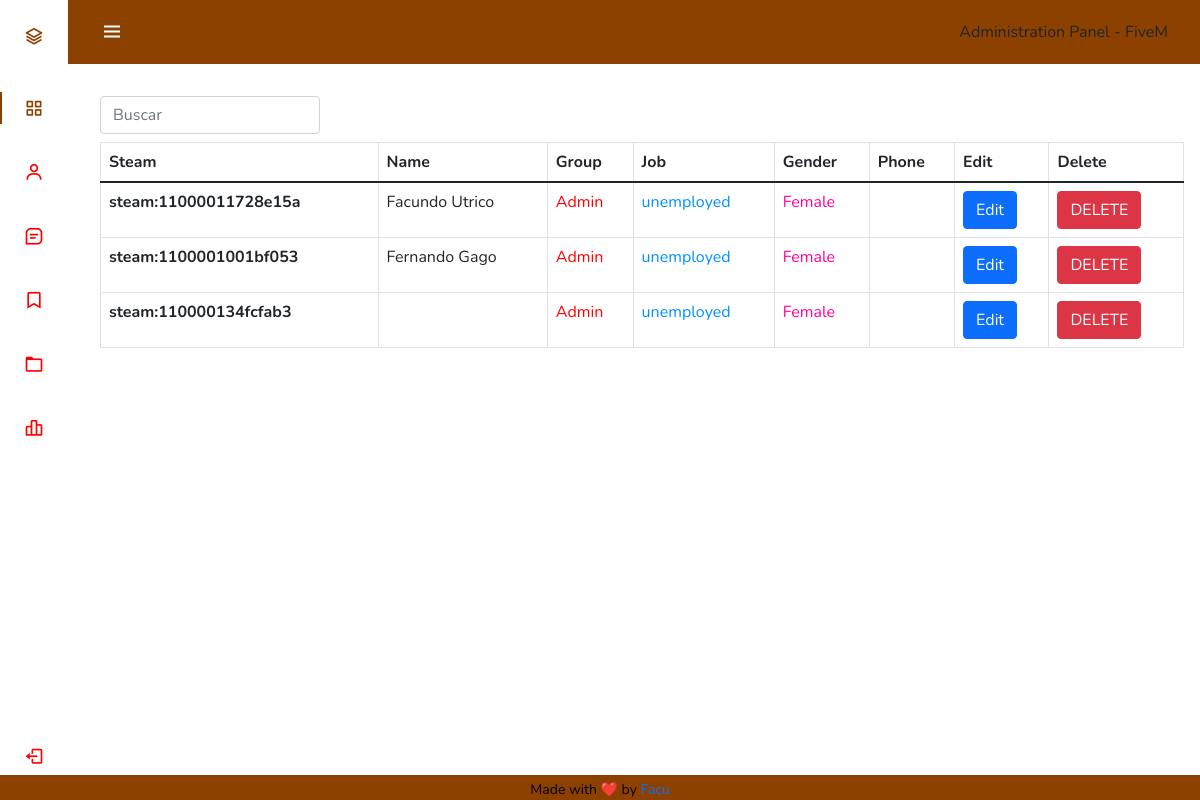
Page /players.php (signed in) on the committed database.
### tables this page shows
CREATE TABLE `users` (
  `identifier` varchar(50) DEFAULT NULL,
  `money` int(11) DEFAULT NULL,
  `license` varchar(50) DEFAULT NULL,
  `name` varchar(50) DEFAULT '',
  `skin` longtext DEFAULT NULL,
  `job` varchar(50) DEFAULT 'unemployed',
  `job_grade` int(11) DEFAULT 0,
  `loadout` longtext DEFAULT NULL,
  `position` varchar(36) DEFAULT NULL,
  `bank` int(11) DEFAULT NULL,
  `permission_level` int(11) DEFAULT NULL,
  `group` varchar(50) DEFAULT NULL,
  `firstname` varchar(50) DEFAULT '',
  `lastname` varchar(50) DEFAULT '',
  `dateofbirth` varchar(25) DEFAULT '',
  `sex` varchar(10) DEFAULT '',
  `height` varchar(5) DEFAULT '',
  `is_dead` tinyint(1) DEFAULT 0,
  `last_property` varchar(255) DEFAULT NULL,
  `status` longtext DEFAULT NULL,
  `jail` int(11) NOT NULL DEFAULT 0,
  `skills` longtext DEFAULT NULL,
  `lastdigits` varchar(255) DEFAULT NULL,
  `last_house` int(11) DEFAULT 0,
  `hair_1` longtext DEFAULT NULL,
  `armour` tinyint(3) unsigned NOT NULL DEFAULT 0,
  `zetony` int(11) DEFAULT NULL,
  `rp_xp` int(11) NOT NULL DEFAULT 0,
  `rp_rank` int(11) NOT NULL DEFAULT 1,
  `vip` tinyint(1) DEFAULT 0,
  `getStarter` int(11) NOT NULL DEFAULT 0,
  `hotbar` longtext DEFAULT NULL,
  `killcount` int(11) NOT NULL DEFAULT 0,
  `killZombie` int(11) NOT NULL DEFAULT 0,
  `boost_time` int(11) NOT NULL DEFAULT 0
);

### players.php (the view, shortened to what this page needs)
<html>
<head>
<link href="https://cdn.jsdelivr.net/npm/bootstrap@5.0.1/dist/css/bootstrap.min.css" rel="stylesheet">
    <link rel="stylesheet" href="https://stackpath.bootstrapcdn.com/bootstrap/4.4.1/css/bootstrap.min.css">
</head>
<?php
if(!isset($_SESSION["login"])){
header("Location:index.php");
}else{
?>
<body>
    <?php include("facu-nav.php"); ?>
    <?php include("connect.php"); ?>
    <h1 style="margin-top: 50px; text-align: center; width: 100%; color: #fff; font-size: 20px;">Facu admin - Jugadores</h1>
<div class="input-group">
  <div class="form-outline">
    <input type="search" id="form1" class="form-control" placeholder="Buscar" />
  </div>
</div>
<table class="table table-bordered">
  <thead>
    <tr>
    <th scope="col">Steam</th>
      <th scope="col">Name</th>
      <th scope="col">Group</th>
      <th scope="col">Job</th>
      <th scope="col">Gender</th>
      <th scope="col">Phone</th>
      <th scope="col">Edit</th>
      <th scope="col">Delete</th>
    </tr>
  </thead>
  <tbody>
  <?php
$request = $connection->query("SELECT * FROM users");
while ($row = $request->fetch_assoc()) {
$hex = $row['identifier'];
$completeName = $row['firstname'].' '.$row['lastname'];
$usergroup = $row['group'];
$job = $row['job'];
$sex = $row['sex'];
$phone = $row['phone_number'];
?>
    <tr>
      <th scope="row"><?php echo $hex; ?></th>
      <td><?php echo $completeName; ?></td>
      <td><?php if($usergroup == 'user'){?> User <?php } else {?><font color="red">Admin</font><?php } ?></td>
      <td><font color="#0091ff"><?php echo $job; ?></font></td>
      <td><?php if($sex == 'M') {?><font color="#0091ff">Male</font><?php } else { ?><font color="#ff009d">Female</font><?php } ?></td>
      <td><h5><span class="badge bg-danger"><?php echo $phone; ?></span></h5></td>
      <td><a target="blank" href="edit.php?id=<?php echo $hex; ?>"<button class="btn btn-primary" type="button">Edit</button></td>
      <td><a href="delete.php?id=<?php echo $hex; ?>"<button class="btn btn-danger" type="button">DELETE</button></td>
    </tr>
    <?php
}
?>
  </tbody>
</table>
</body>
</html>
<?php
}
?>

### facu-nav.php (shortened to what this page needs)
<head>
  <link href="https://cdn.jsdelivr.net/npm/bootstrap@5.0.2/dist/css/bootstrap.min.css" rel="stylesheet">
  <link href='https://unpkg.com/boxicons@2.1.1/css/boxicons.min.css' rel='stylesheet'>
  <link rel="stylesheet" href="nav.css">
</head>
<body id="body-pd">
<header class="header" id="header">
        <div class="header_toggle"> <i class='bx bx-menu' id="header-toggle"></i> </div>
        <div class="d-flex justify-content-center">Administration Panel - FiveM</div>
    </header>
    <div class="l-navbar" id="nav-bar">
        <nav class="nav">
            <div> <a href="#" class="nav_logo"> <i class='bx bx-layer nav_logo-icon'></i> <span class="nav_logo-name">Administration</span> </a>
                <div class="nav_list"> <a href="resume.php" class="nav_link active"> <i class='bx bx-grid-alt nav_icon'></i> </a> <a href="players.php" class="nav_link"> <i class='bx bx-user nav_icon'></i> </a> <a href="items.php" class="nav_link"> <i class='bx bx-message-square-detail nav_icon'></i> </a> <a href="inventarios.php" class="nav_link"> <i class='bx bx-bookmark nav_icon'></i> </a> <a href="vehiculos.php" class="nav_link"> <i class='bx bx-folder nav_icon'></i> </a> <a href="bans.php" class="nav_link"> <i class='bx bx-bar-chart-alt-2 nav_icon'></i> </a> </div>
            </div> <a href="logout.php" class="nav_link"> <i class='bx bx-log-out nav_icon'></i> <span class="nav_name">Log Out</span> </a>
        </nav>
        <div class="footer">
            <div class="love"><small id="emailHelp" class="form-text text-muted"><p id="amor">Made with &#10084;&#65039; by <a href="https://github.com/facundo-utrico" target="blank">Facu</a></p></small></div>
        </div>
    </div>
</body>

### nav.css (style rules this page uses)
:root { --header-height: 3rem; --nav-width: 68px; --first-color: #ffffff; --first-color-light: #ff0000; --white-color: #8c4100; --body-font: 'Nunito', sans-serif; --normal-font-size: 1rem; --z-fixed: 100 }
body { position: relative; margin: var(--header-height) 0 0 0; padding: 0 1rem; font-family: var(--body-font); font-size: var(--normal-font-size); transition: .5s }
a { text-decoration: none }
.header { width: 100%; height: var(--header-height); position: fixed; top: 0; left: 0; display: flex; align-items: center; justify-content: space-between; padding: 0 1rem; background-color: var(--white-color); z-index: var(--z-fixed); transition: .5s }
.header_toggle { color: var(--first-color); font-size: 1.5rem; cursor: pointer }
.l-navbar { position: fixed; top: 0; left: -30%; width: var(--nav-width); height: 100vh; background-color: var(--first-color); padding: .5rem 1rem 0 0; transition: .5s; z-index: var(--z-fixed) }
.nav { height: 100%; display: flex; flex-direction: column; justify-content: space-between; overflow: hidden }
.nav_logo, .nav_link { display: grid; grid-template-columns: max-content max-content; align-items: center; column-gap: 1rem; padding: .5rem 0 .5rem 1.5rem }
.nav_logo { margin-bottom: 2rem }
.nav_logo-icon { font-size: 1.25rem; color: var(--white-color) }
.nav_link { position: relative; color: var(--first-color-light); margin-bottom: 1.5rem; transition: .3s }
.nav_icon { font-size: 1.25rem }
.active { color: var(--white-color) }
.active::before { content: ''; position: absolute; left: 0; width: 2px; height: 32px; background-color: var(--white-color) }
@media screen and (min-width: 768px) { body { margin: calc(var(--header-height) + 1rem) 0 0 0; padding-left: calc(var(--nav-width) + 2rem) } }
@media screen and (min-width: 768px) { .header { height: calc(var(--header-height) + 1rem); padding: 0 2rem 0 calc(var(--nav-width) + 2rem) } }
@media screen and (min-width: 768px) { .l-navbar { left: 0; padding: 1rem 1rem 0 0 } }
.footer { position: fixed; left: 0; bottom: 0; margin-top: 15%; width: 100%; background-color: #8c4100; color: white; text-align: center; }
#amor { color: black; margin: 0 auto; }

### rows in the picture
users: identifier "steam:11000011728e15a", completeName "Facundo Utrico", group "Admin", job "unemployed"
users: identifier "steam:1100001001bf053", completeName "Fernando Gago", group "Admin", job "unemployed", sex "Female"
users: identifier "steam:110000134fcfab3", group "Admin", job "unemployed", sex "Female"
